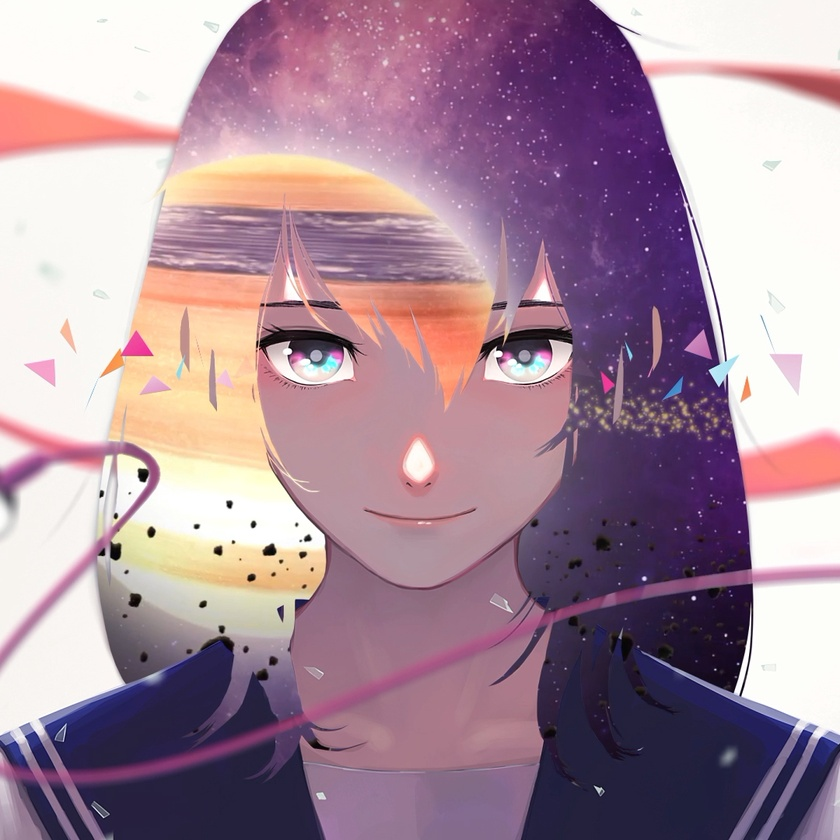
#> input picture Task1-K-means/Kopper/test.jpg, 840 x 840 px, shrunk from 1080 x 1080 before the run
$ python k-means.py
#> lines starting #> are read from the running program, lines starting #| are printed output that depends on the picture
import cv2
import numpy as np

img = cv2.imread("./test.jpg",cv2.IMREAD_COLOR)
#> img is the input picture: shape (840, 840, 3); mean B, G, R 155.3, 140.4, 167.8

def kmeans(image,k,max_iter=10000):
#> called with k = 3, max_iter = 10000
    img = image.reshape(-1,3)
    index = 0  #迭代次数

    center_value = np.array(np.random.rand(k,3)*255,dtype=np.double) #随机设置中心点
    while True:
        index += 1
        flag = center_value.copy()

        '''计算样本点与中心的距离'''
        distance = np.array([np.square(img-flag[0])])
        for i in range(1,k):
            distance = np.append(distance,np.array([np.square(img-flag[i])]),axis=0)
        distance = np.sum(distance,axis=2)

        labels = np.argmin(distance,axis=0)  #选出每个样本点的最近中心点

        '''重新计算中心点'''
        for j in range(k):
            center_value[j] = img[labels==j].mean(axis=0)
        if np.sum(np.abs(center_value-flag)) < 1e-8 or index == max_iter:
            break
#> after the loop, center_value = [[144.9, 128.3, 177.6], [81.69, 40.93, 62.01], [229.7, 239, 247.9]]; index = 13

    img = np.array(center_value[labels].reshape(image.shape),dtype=np.uint8)
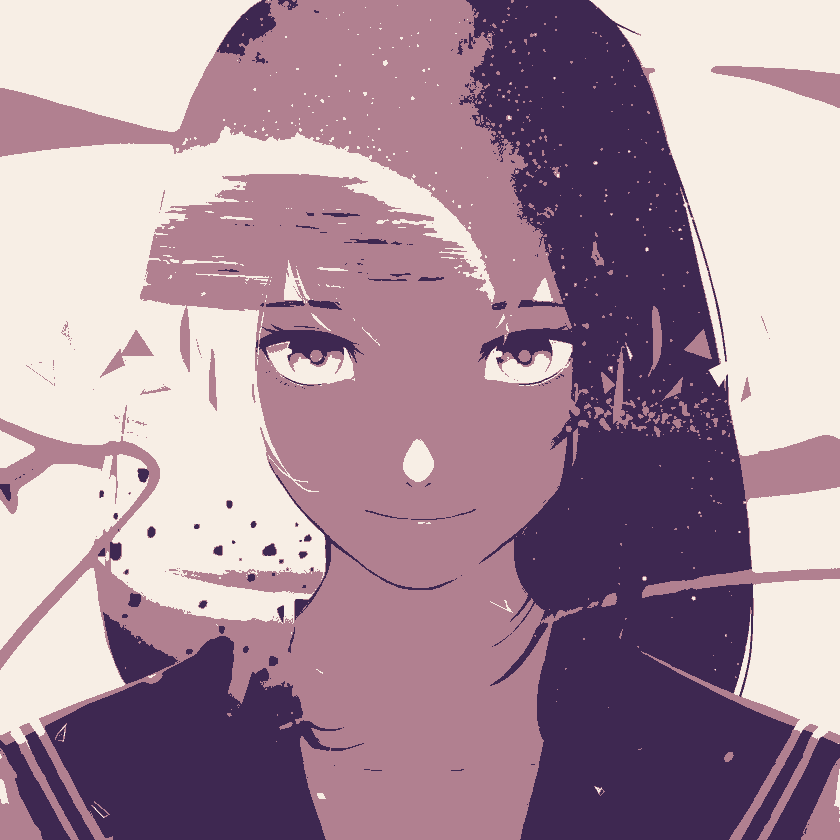
#> img: shape (840, 840, 3); mean B, G, R 154.5, 139.7, 167.3
    return img


img_result = kmeans(img,3)
cv2.imwrite("./result.jpg", img_result)
